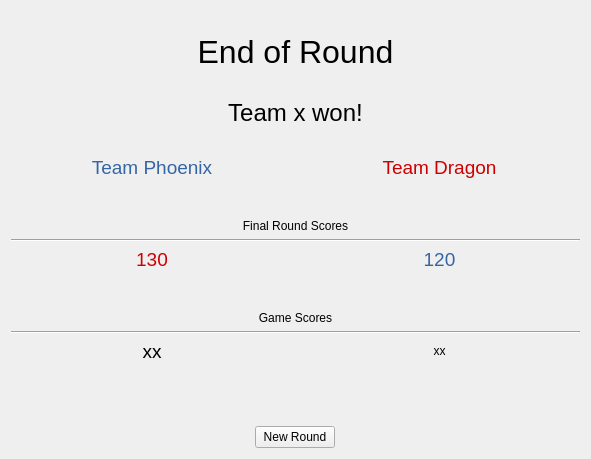
<?xml version="1.0" encoding="UTF-8"?>
<ui version="4.0">
 <class>EndRoundView</class>
 <widget class="QWidget" name="EndRoundView">
  <property name="geometry">
   <rect>
    <x>0</x>
    <y>0</y>
    <width>591</width>
    <height>459</height>
   </rect>
  </property>
  <property name="windowTitle">
   <string>EndRoundView</string>
  </property>
  <layout class="QVBoxLayout" name="verticalLayout_2">
   <item>
    <layout class="QVBoxLayout" name="verticalLayout">
     <item>
      <spacer name="verticalSpacer_4">
       <property name="orientation">
        <enum>Qt::Vertical</enum>
       </property>
       <property name="sizeHint" stdset="0">
        <size>
         <width>20</width>
         <height>40</height>
        </size>
       </property>
      </spacer>
     </item>
     <item>
      <widget class="QLabel" name="label">
       <property name="text">
        <string>&lt;html&gt;&lt;head/&gt;&lt;body&gt;&lt;p align=&quot;center&quot;&gt;&lt;span style=&quot; font-size:24pt;&quot;&gt;End of Round&lt;/span&gt;&lt;/p&gt;&lt;/body&gt;&lt;/html&gt;</string>
       </property>
      </widget>
     </item>
     <item>
      <spacer name="verticalSpacer">
       <property name="orientation">
        <enum>Qt::Vertical</enum>
       </property>
       <property name="sizeHint" stdset="0">
        <size>
         <width>20</width>
         <height>40</height>
        </size>
       </property>
      </spacer>
     </item>
     <item>
      <widget class="QLabel" name="win_message">
       <property name="text">
        <string>&lt;html&gt;&lt;head/&gt;&lt;body&gt;&lt;p align=&quot;center&quot;&gt;&lt;span style=&quot; font-size:18pt;&quot;&gt;Team x won!&lt;/span&gt;&lt;/p&gt;&lt;/body&gt;&lt;/html&gt;</string>
       </property>
      </widget>
     </item>
     <item>
      <spacer name="verticalSpacer_2">
       <property name="orientation">
        <enum>Qt::Vertical</enum>
       </property>
       <property name="sizeHint" stdset="0">
        <size>
         <width>20</width>
         <height>40</height>
        </size>
       </property>
      </spacer>
     </item>
     <item>
      <layout class="QGridLayout" name="gridLayout">
       <item row="7" column="1">
        <widget class="QLabel" name="dragon_points_tot">
         <property name="text">
          <string>&lt;html&gt;&lt;head/&gt;&lt;body&gt;&lt;p align=&quot;center&quot;&gt;&lt;span style=&quot; font-size:14pt; color:#3465a4;&quot;&gt;120&lt;/span&gt;&lt;/p&gt;&lt;/body&gt;&lt;/html&gt;</string>
         </property>
        </widget>
       </item>
       <item row="11" column="0">
        <widget class="QLabel" name="phoenix_game_scores">
         <property name="text">
          <string>&lt;html&gt;&lt;head/&gt;&lt;body&gt;&lt;p align=&quot;center&quot;&gt;&lt;span style=&quot; font-size:14pt;&quot;&gt;xx&lt;/span&gt;&lt;/p&gt;&lt;/body&gt;&lt;/html&gt;</string>
         </property>
        </widget>
       </item>
       <item row="9" column="0" colspan="2">
        <widget class="QLabel" name="game_scores">
         <property name="text">
          <string>&lt;html&gt;&lt;head/&gt;&lt;body&gt;&lt;p align=&quot;center&quot;&gt;Game Scores&lt;/p&gt;&lt;/body&gt;&lt;/html&gt;</string>
         </property>
        </widget>
       </item>
       <item row="11" column="1">
        <widget class="QLabel" name="dragon_game_scores">
         <property name="text">
          <string>&lt;html&gt;&lt;head/&gt;&lt;body&gt;&lt;p align=&quot;center&quot;&gt;xx&lt;/p&gt;&lt;/body&gt;&lt;/html&gt;</string>
         </property>
        </widget>
       </item>
       <item row="2" column="1">
        <widget class="QLabel" name="team_dragon">
         <property name="text">
          <string>&lt;html&gt;&lt;head/&gt;&lt;body&gt;&lt;p align=&quot;center&quot;&gt;&lt;span style=&quot; font-size:14pt; color:#cc0000;&quot;&gt;Team Dragon&lt;/span&gt;&lt;/p&gt;&lt;/body&gt;&lt;/html&gt;</string>
         </property>
        </widget>
       </item>
       <item row="8" column="0">
        <spacer name="verticalSpacer_7">
         <property name="orientation">
          <enum>Qt::Vertical</enum>
         </property>
         <property name="sizeHint" stdset="0">
          <size>
           <width>20</width>
           <height>40</height>
          </size>
         </property>
        </spacer>
       </item>
       <item row="6" column="0" colspan="2">
        <widget class="Line" name="line">
         <property name="orientation">
          <enum>Qt::Horizontal</enum>
         </property>
        </widget>
       </item>
       <item row="3" column="0">
        <spacer name="verticalSpacer_5">
         <property name="orientation">
          <enum>Qt::Vertical</enum>
         </property>
         <property name="sizeHint" stdset="0">
          <size>
           <width>20</width>
           <height>40</height>
          </size>
         </property>
        </spacer>
       </item>
       <item row="10" column="0" colspan="2">
        <widget class="Line" name="line_3">
         <property name="orientation">
          <enum>Qt::Horizontal</enum>
         </property>
        </widget>
       </item>
       <item row="2" column="0">
        <widget class="QLabel" name="team_Phoenix">
         <property name="text">
          <string>&lt;html&gt;&lt;head/&gt;&lt;body&gt;&lt;p align=&quot;center&quot;&gt;&lt;span style=&quot; font-size:14pt; color:#3465a4;&quot;&gt;Team Phoenix&lt;/span&gt;&lt;/p&gt;&lt;/body&gt;&lt;/html&gt;</string>
         </property>
        </widget>
       </item>
       <item row="7" column="0">
        <widget class="QLabel" name="phoenix_points_tot">
         <property name="text">
          <string>&lt;html&gt;&lt;head/&gt;&lt;body&gt;&lt;p align=&quot;center&quot;&gt;&lt;span style=&quot; font-size:14pt; color:#cc0000;&quot;&gt;130&lt;/span&gt;&lt;/p&gt;&lt;/body&gt;&lt;/html&gt;</string>
         </property>
        </widget>
       </item>
       <item row="5" column="0" colspan="2">
        <widget class="QLabel" name="label_2">
         <property name="text">
          <string>&lt;html&gt;&lt;head/&gt;&lt;body&gt;&lt;p align=&quot;center&quot;&gt;Final Round Scores&lt;/p&gt;&lt;/body&gt;&lt;/html&gt;</string>
         </property>
        </widget>
       </item>
       <item row="12" column="0">
        <spacer name="verticalSpacer_8">
         <property name="orientation">
          <enum>Qt::Vertical</enum>
         </property>
         <property name="sizeHint" stdset="0">
          <size>
           <width>20</width>
           <height>40</height>
          </size>
         </property>
        </spacer>
       </item>
      </layout>
     </item>
     <item>
      <spacer name="verticalSpacer_3">
       <property name="orientation">
        <enum>Qt::Vertical</enum>
       </property>
       <property name="sizeHint" stdset="0">
        <size>
         <width>20</width>
         <height>40</height>
        </size>
       </property>
      </spacer>
     </item>
     <item alignment="Qt::AlignHCenter">
      <widget class="QPushButton" name="newRoundButton">
       <property name="maximumSize">
        <size>
         <width>669</width>
         <height>16777215</height>
        </size>
       </property>
       <property name="text">
        <string>New Round</string>
       </property>
      </widget>
     </item>
    </layout>
   </item>
  </layout>
 </widget>
 <resources/>
 <connections/>
</ui>
